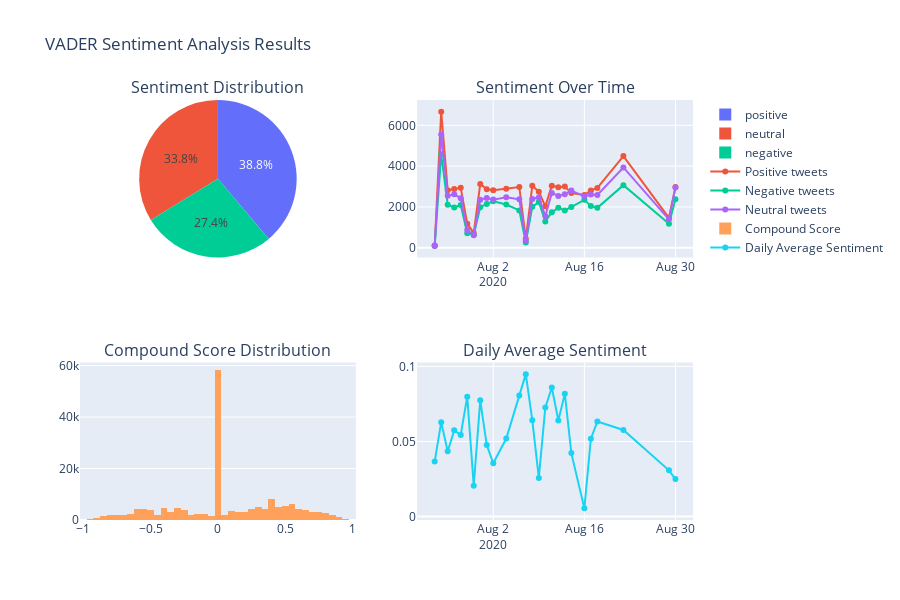

Source (notebook cell):
### Code cell
# Visualize sentiment distribution and temporal patterns
fig = make_subplots(
    rows=2, cols=2,
    subplot_titles=('Sentiment Distribution', 'Sentiment Over Time', 
                   'Compound Score Distribution', 'Daily Average Sentiment'),
    specs=[[{"type": "pie"}, {"type": "scatter"}],
           [{"type": "histogram"}, {"type": "scatter"}]]
)

# 1. Sentiment pie chart
sentiment_counts = original_tweets['sentiment_label'].value_counts()
fig.add_trace(
    go.Pie(labels=sentiment_counts.index, values=sentiment_counts.values,
           name="Sentiment Distribution"),
    row=1, col=1
)

# 2. Sentiment over time (scatter)
for sentiment in ['positive', 'negative', 'neutral']:
    sentiment_data = original_tweets[original_tweets['sentiment_label'] == sentiment]
    daily_counts = sentiment_data.groupby(sentiment_data['date'].dt.date).size()
    
    fig.add_trace(
        go.Scatter(x=daily_counts.index, y=daily_counts.values,
                  mode='lines+markers', name=f'{sentiment.capitalize()} tweets'),
        row=1, col=2
    )

# 3. Compound score histogram
fig.add_trace(
    go.Histogram(x=original_tweets['vader_compound'], name="Compound Score",
                nbinsx=50),
    row=2, col=1
)

# 4. Daily average sentiment
daily_sentiment = original_tweets.groupby(original_tweets['date'].dt.date)['vader_compound'].mean()
fig.add_trace(
    go.Scatter(x=daily_sentiment.index, y=daily_sentiment.values,
              mode='lines+markers', name="Daily Average Sentiment"),
    row=2, col=2
)

fig.update_layout(
    title="VADER Sentiment Analysis Results",
    height=600,
    showlegend=True
)

fig.show()

### Figure 1 — Plotly figure (JSON) as saved in the notebook; plotly's stock layout.template omitted (floating-point values rounded to 4 significant figures; data arrays with more than 128 entries replaced by an {"elided": "..."} marker saying what was removed)
{"data": [{"domain": {"x": [0, 0.45], "y": [0.625, 1]}, "labels": ["positive", "neutral", "negative"], "name": "Sentiment Distribution", "type": "pie", "values": [69228, 60181, 48889]}, {"mode": "lines+markers", "name": "Positive tweets", "type": "scatter", "x": ["2020-07-24", "2020-07-25", "2020-07-26", "2020-07-27", "2020-07-28", "2020-07-29", "2020-07-30", "2020-07-31", "2020-08-01", "2020-08-02", "2020-08-04", "2020-08-06", "2020-08-07", "2020-08-08", "2020-08-09", "2020-08-10", "2020-08-11", "2020-08-12", "2020-08-13", "2020-08-14", "2020-08-16", "2020-08-17", "2020-08-18", "2020-08-22", "2020-08-29", "2020-08-30"], "xaxis": "x", "y": [107, 6672, 2817, 2879, 2939, 1180, 730, 3123, 2873, 2824, 2887, 2978, 441, 3034, 2747, 2031, 3040, 2970, 3005, 2679, 2587, 2809, 2933, 4495, 1468, 2980], "yaxis": "y"}, {"mode": "lines+markers", "name": "Negative tweets", "type": "scatter", "x": ["2020-07-24", "2020-07-25", "2020-07-26", "2020-07-27", "2020-07-28", "2020-07-29", "2020-07-30", "2020-07-31", "2020-08-01", "2020-08-02", "2020-08-04", "2020-08-06", "2020-08-07", "2020-08-08", "2020-08-09", "2020-08-10", "2020-08-11", "2020-08-12", "2020-08-13", "2020-08-14", "2020-08-16", "2020-08-17", "2020-08-18", "2020-08-22", "2020-08-29", "2020-08-30"], "xaxis": "x", "y": [94, 4578, 2113, 1976, 2096, 713, 637, 1990, 2151, 2279, 2118, 1832, 262, 2006, 2242, 1291, 1743, 1959, 1830, 1992, 2348, 2052, 1958, 3067, 1182, 2380], "yaxis": "y"}, {"mode": "lines+markers", "name": "Neutral tweets", "type": "scatter", "x": ["2020-07-24", "2020-07-25", "2020-07-26", "2020-07-27", "2020-07-28", "2020-07-29", "2020-07-30", "2020-07-31", "2020-08-01", "2020-08-02", "2020-08-04", "2020-08-06", "2020-08-07", "2020-08-08", "2020-08-09", "2020-08-10", "2020-08-11", "2020-08-12", "2020-08-13", "2020-08-14", "2020-08-16", "2020-08-17", "2020-08-18", "2020-08-22", "2020-08-29", "2020-08-30"], "xaxis": "x", "y": [93, 5555, 2544, 2622, 2432, 876, 610, 2359, 2442, 2360, 2476, 2377, 354, 2396, 2468, 1552, 2689, 2542, 2629, 2806, 2522, 2609, 2583, 3936, 1394, 2955], "yaxis": "y"}, {"name": "Compound Score", "nbinsx": 50, "type": "histogram", "x": {"elided": "178298 float values"}, "xaxis": "x2", "yaxis": "y2"}, {"mode": "lines+markers", "name": "Daily Average Sentiment", "type": "scatter", "x": ["2020-07-24", "2020-07-25", "2020-07-26", "2020-07-27", "2020-07-28", "2020-07-29", "2020-07-30", "2020-07-31", "2020-08-01", "2020-08-02", "2020-08-04", "2020-08-06", "2020-08-07", "2020-08-08", "2020-08-09", "2020-08-10", "2020-08-11", "2020-08-12", "2020-08-13", "2020-08-14", "2020-08-16", "2020-08-17", "2020-08-18", "2020-08-22", "2020-08-29", "2020-08-30"], "xaxis": "x3", "y": [0.03662, 0.06288, 0.0435, 0.05742, 0.05436, 0.07983, 0.02061, 0.07737, 0.0476, 0.03556, 0.05196, 0.08069, 0.09483, 0.0642, 0.02575, 0.07261, 0.08589, 0.06405, 0.08177, 0.04227, 0.005483, 0.05181, 0.0633, 0.05769, 0.0308, 0.025], "yaxis": "y3"}], "layout": {"annotations": [{"font": {"size": 16}, "showarrow": false, "text": "Sentiment Distribution", "x": 0.225, "xanchor": "center", "xref": "paper", "y": 1, "yanchor": "bottom", "yref": "paper"}, {"font": {"size": 16}, "showarrow": false, "text": "Sentiment Over Time", "x": 0.775, "xanchor": "center", "xref": "paper", "y": 1, "yanchor": "bottom", "yref": "paper"}, {"font": {"size": 16}, "showarrow": false, "text": "Compound Score Distribution", "x": 0.225, "xanchor": "center", "xref": "paper", "y": 0.375, "yanchor": "bottom", "yref": "paper"}, {"font": {"size": 16}, "showarrow": false, "text": "Daily Average Sentiment", "x": 0.775, "xanchor": "center", "xref": "paper", "y": 0.375, "yanchor": "bottom", "yref": "paper"}], "height": 600, "showlegend": true, "title": {"text": "VADER Sentiment Analysis Results"}, "xaxis": {"anchor": "y", "domain": [0.55, 1]}, "xaxis2": {"anchor": "y2", "domain": [0, 0.45]}, "xaxis3": {"anchor": "y3", "domain": [0.55, 1]}, "yaxis": {"anchor": "x", "domain": [0.625, 1]}, "yaxis2": {"anchor": "x2", "domain": [0, 0.375]}, "yaxis3": {"anchor": "x3", "domain": [0, 0.375]}}}
